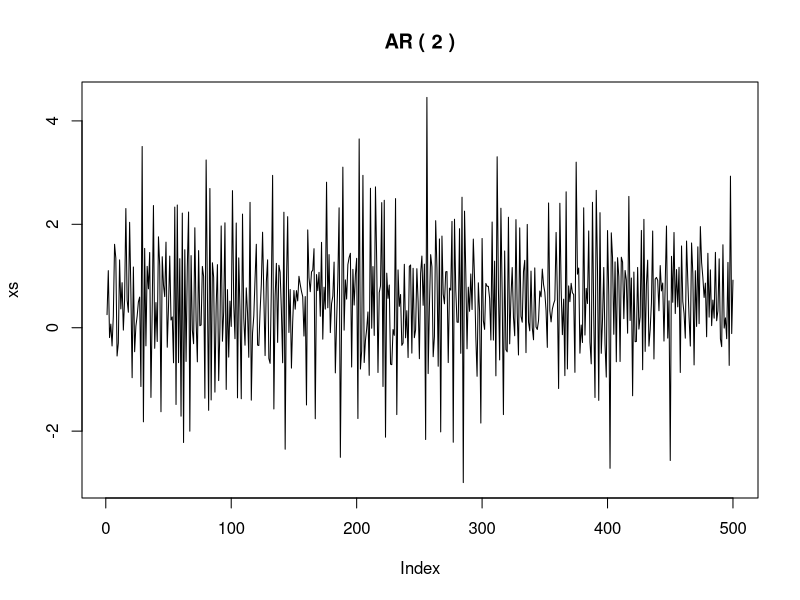
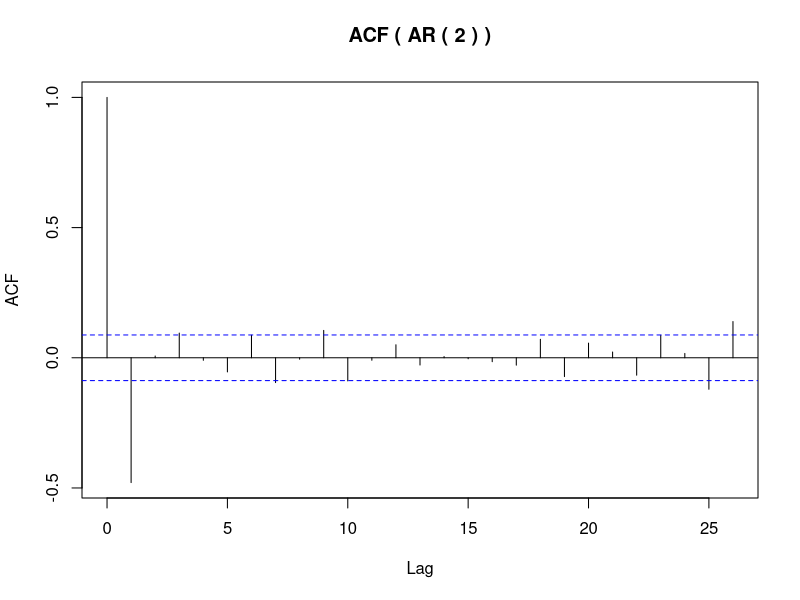
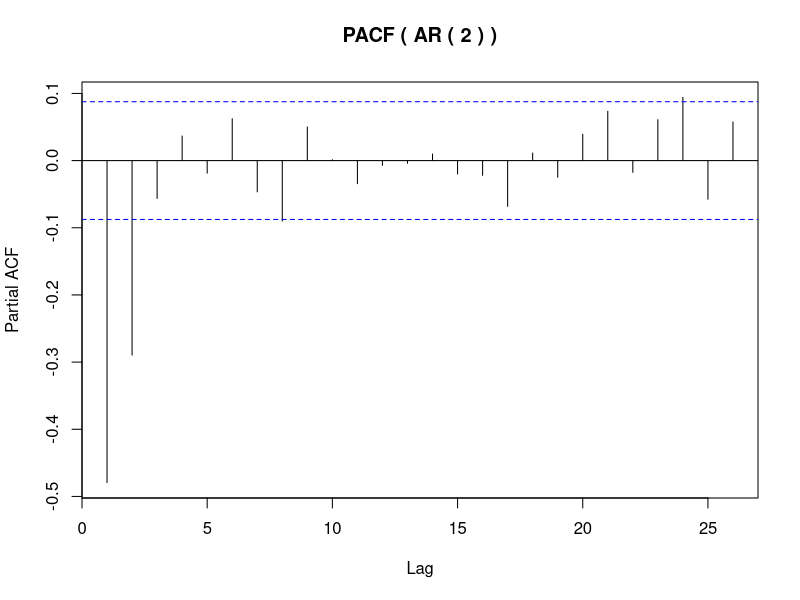
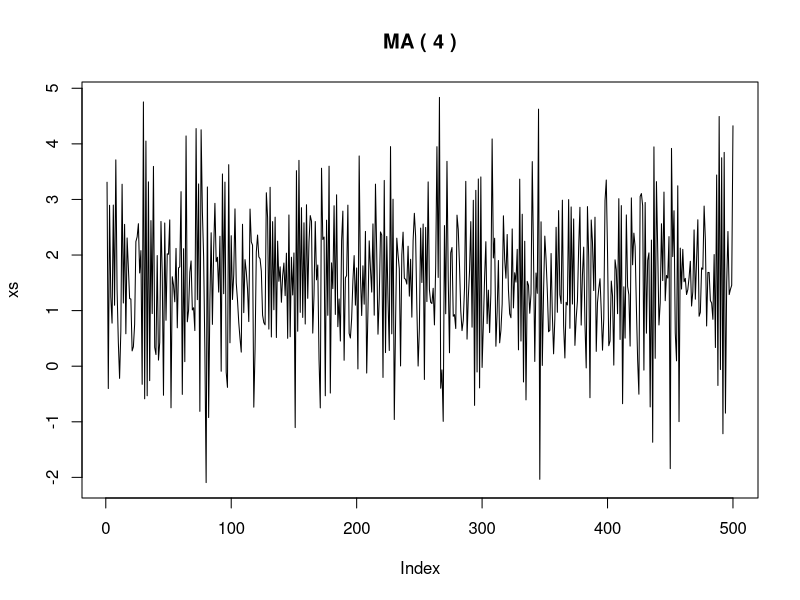
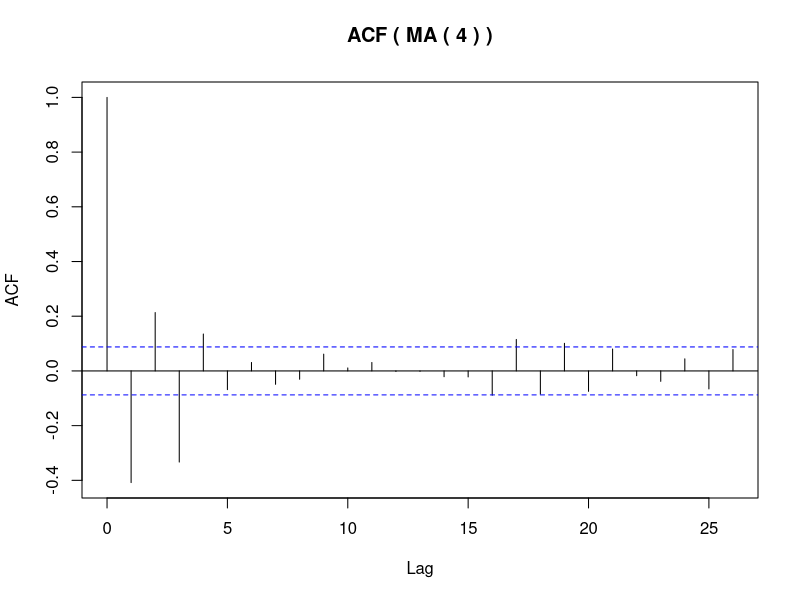
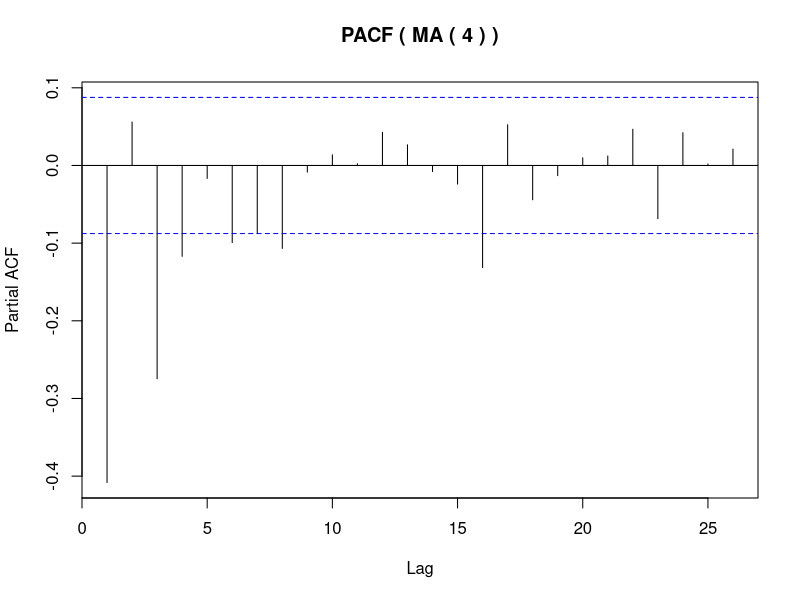
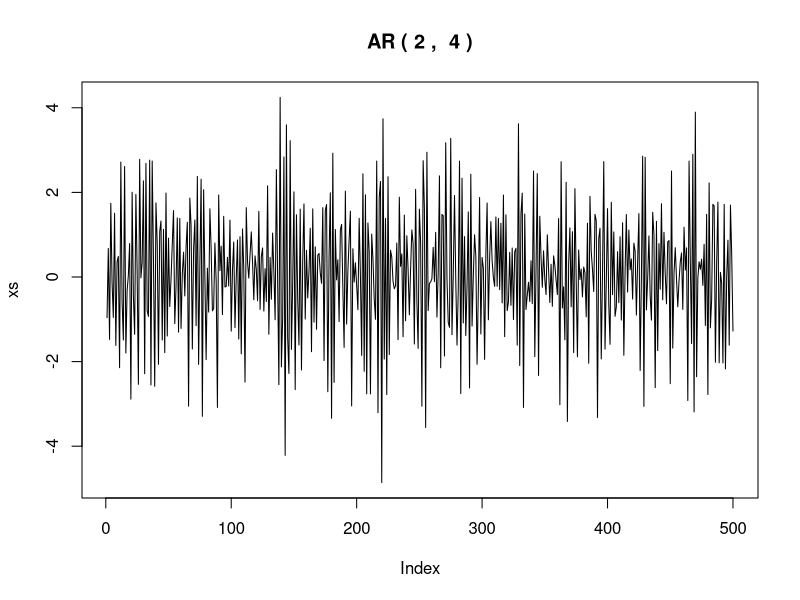
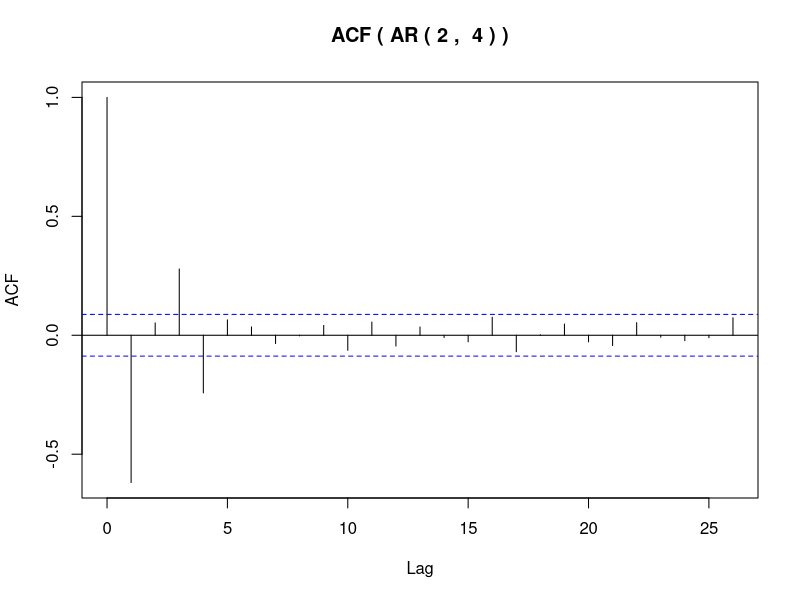

The R script that drew these images, in order:
## ---- chunk 1

all_plots <- function(xs, name) {
    plot(xs, type = "l", main=name)
    plot(acf(xs, plot = FALSE), main=paste("ACF (", name, ")"))
    plot(pacf(xs, plot = FALSE), main=paste("PACF (", name, ")"))
}

simulate_time_series <- function(p, n, process, name) {
  print(name)
  print('')

  # Set the parameters for the process. We'll use random intercept and coefficients each time
  intercept <- rnorm(1)^2
  coef_proportions <- rnorm(p)
  coefs <- coef_proportions * 0.9 / sum(abs(coef_proportions)) # Sum must not be larger than 1

  # Generate white noise
  white_noise <- rnorm(n = n)

  # Initialize the simulated data
  xs <- rep(0, n)

  # Simulate
  xs <- process(p, n, xs, coefs, white_noise, intercept)

  print("Intercept:")
  show(intercept)

  print("Coefficients:")
  show(coefs)

  # Plot the simulated data
  all_plots(xs, name)
}

ar <- function(p, n, xs, coefs, white_noise, intercept) {

  # Iterate through the past values to generate the next value
  for (i in 1:n) {
    value <- intercept + white_noise[i]
    for (j in 1:p) {
      if (i > j)
        value <- value + coefs[j] * xs[i - j]
    }

    xs[i] <- value
  }

  return (xs)
}

ma <- function(q, n, xs, coefs, white_noise, intercept) {
  # Iterate through the past errors to generate the next value
  for (i in 1:n) {
    value <- intercept + white_noise[i]
    for (j in 1:q) {
      if (i > j)
        value <- value + coefs[j] * white_noise[i - j] # Difference with AR: we're using white_noice instead of xs
    }

    xs[i] <- value
  }

  return (xs)
}

simulate_arma <- function(p, q, n, name) {
  print(name)
  print('')

  # Set the parameters for the process. We'll use random intercept and coefficients each time
  intercept <- rnorm(1)^2
  coef_proportions_ar <- rnorm(p)
  coefs_ar <- coef_proportions_ar * 0.9 / sum(abs(coef_proportions_ar)) # Sum must not be larger than 1
  coef_proportions_ma <- rnorm(q)
  coefs_ma <- coef_proportions_ma * 0.9 / sum(abs(coef_proportions_ma)) # Sum must not be larger than 1

  # Generate white noise
  white_noise <- rnorm(n = n)

  # Initialize the simulated data
  xs <- rep(0, n)

  # Simulate
  for (i in 1:n) {
    value <- intercept + white_noise[i]

    # AR component
    for (j in 1:p) {
      if (i > j)
        value <- value + coefs_ar[j] * xs[i - j]
    }

    # MA component
    for (k in 1:q) {
      if (i > k)
        value <- value + coefs_ma[k] * white_noise[i - k]
    }

    xs[i] <- value
  }

  print("Intercept:")
  show(intercept)

  print("Coefficients:")
  show(coefs_ar)
  show(coefs_ma)

  # Plot the simulated data
  all_plots(xs, name)
}

n <- 500

# Crazy option to generate 35*3 graphs
# # Get all graphs for AR
# for (p in 1:5)
#     simulate_time_series(p, n, ar, paste("AR (", p, ")"))
#
# # Get all graphs for MA
# for (q in 1:5)
#     simulate_time_series(q, n, ma, paste("MA (", q, ")"))
#
# for (p in 1:5)
#     for (q in 1:5)
#         simulate_arma(p,q,n,  paste("AR (", p, ", ",q, ")"))


p <- 2
q <- 4
simulate_time_series(p, n, ar, paste("AR (", p, ")"))
simulate_time_series(q, n, ma, paste("MA (", q, ")"))
simulate_arma(p,q,n,  paste("AR (", p, ", ",q, ")"))

